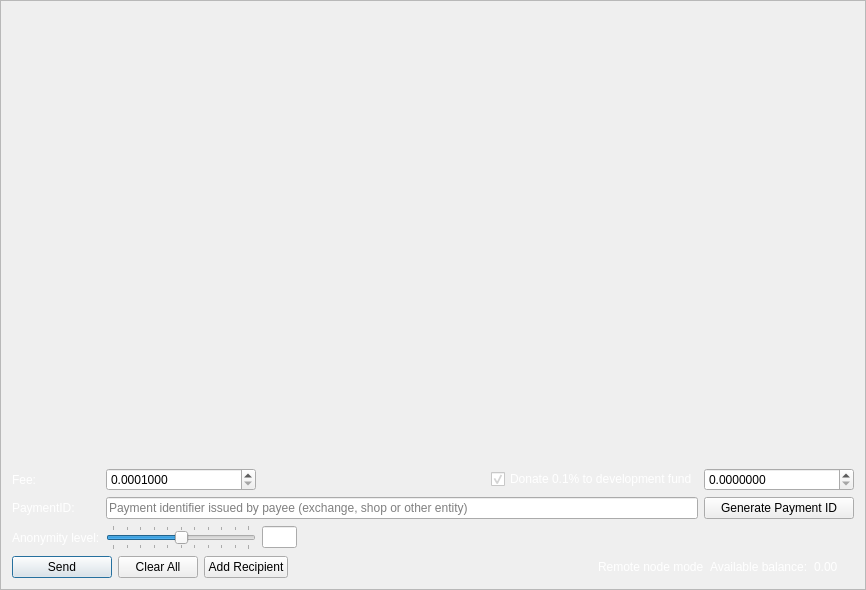
<?xml version="1.0" encoding="UTF-8"?>
<ui version="4.0">
 <class>SendFrame</class>
 <widget class="QFrame" name="SendFrame">
  <property name="geometry">
   <rect>
    <x>0</x>
    <y>0</y>
    <width>866</width>
    <height>590</height>
   </rect>
  </property>
  <property name="windowTitle">
   <string>Frame</string>
  </property>
  <property name="frameShape">
   <enum>QFrame::StyledPanel</enum>
  </property>
  <property name="frameShadow">
   <enum>QFrame::Raised</enum>
  </property>
  <layout class="QVBoxLayout" name="m_send_frame_main_layout">
   <item>
    <widget class="QScrollArea" name="m_transfersScrollarea">
     <property name="frameShape">
      <enum>QFrame::NoFrame</enum>
     </property>
     <property name="widgetResizable">
      <bool>true</bool>
     </property>
     <widget class="QWidget" name="scrollAreaWidgetContents">
      <property name="geometry">
       <rect>
        <x>0</x>
        <y>0</y>
        <width>846</width>
        <height>421</height>
       </rect>
      </property>
      <layout class="QVBoxLayout" name="m_send_frame_layout">
       <property name="margin">
        <number>0</number>
       </property>
       <item>
        <spacer name="verticalSpacer">
         <property name="orientation">
          <enum>Qt::Vertical</enum>
         </property>
         <property name="sizeHint" stdset="0">
          <size>
           <width>20</width>
           <height>445</height>
          </size>
         </property>
        </spacer>
       </item>
      </layout>
     </widget>
    </widget>
   </item>
   <item>
    <layout class="QGridLayout" name="gridLayout">
     <property name="topMargin">
      <number>5</number>
     </property>
     <item row="5" column="1">
      <widget class="QSlider" name="m_mixinSlider">
       <property name="maximumSize">
        <size>
         <width>150</width>
         <height>16777215</height>
        </size>
       </property>
       <property name="baseSize">
        <size>
         <width>200</width>
         <height>0</height>
        </size>
       </property>
       <property name="maximum">
        <number>10</number>
       </property>
       <property name="pageStep">
        <number>1</number>
       </property>
       <property name="value">
        <number>5</number>
       </property>
       <property name="sliderPosition">
        <number>5</number>
       </property>
       <property name="tracking">
        <bool>false</bool>
       </property>
       <property name="orientation">
        <enum>Qt::Horizontal</enum>
       </property>
       <property name="tickPosition">
        <enum>QSlider::TicksBothSides</enum>
       </property>
       <property name="tickInterval">
        <number>1</number>
       </property>
      </widget>
     </item>
     <item row="5" column="0">
      <widget class="QLabel" name="label_2">
       <property name="styleSheet">
        <string notr="true">color: rgb(255, 255, 255);</string>
       </property>
       <property name="text">
        <string>Anonymity level:</string>
       </property>
      </widget>
     </item>
     <item row="1" column="3">
      <widget class="QCheckBox" name="donateCheckBox">
       <property name="palette">
        <palette>
         <active>
          <colorrole role="WindowText">
           <brush brushstyle="SolidPattern">
            <color alpha="255">
             <red>255</red>
             <green>255</green>
             <blue>255</blue>
            </color>
           </brush>
          </colorrole>
          <colorrole role="Button">
           <brush brushstyle="SolidPattern">
            <color alpha="255">
             <red>255</red>
             <green>255</green>
             <blue>255</blue>
            </color>
           </brush>
          </colorrole>
          <colorrole role="Light">
           <brush brushstyle="SolidPattern">
            <color alpha="255">
             <red>255</red>
             <green>255</green>
             <blue>255</blue>
            </color>
           </brush>
          </colorrole>
          <colorrole role="Midlight">
           <brush brushstyle="SolidPattern">
            <color alpha="255">
             <red>255</red>
             <green>255</green>
             <blue>255</blue>
            </color>
           </brush>
          </colorrole>
          <colorrole role="Dark">
           <brush brushstyle="SolidPattern">
            <color alpha="255">
             <red>255</red>
             <green>255</green>
             <blue>255</blue>
            </color>
           </brush>
          </colorrole>
          <colorrole role="Mid">
           <brush brushstyle="SolidPattern">
            <color alpha="255">
             <red>255</red>
             <green>255</green>
             <blue>255</blue>
            </color>
           </brush>
          </colorrole>
          <colorrole role="Text">
           <brush brushstyle="SolidPattern">
            <color alpha="255">
             <red>255</red>
             <green>255</green>
             <blue>255</blue>
            </color>
           </brush>
          </colorrole>
          <colorrole role="BrightText">
           <brush brushstyle="SolidPattern">
            <color alpha="255">
             <red>255</red>
             <green>255</green>
             <blue>255</blue>
            </color>
           </brush>
          </colorrole>
          <colorrole role="ButtonText">
           <brush brushstyle="SolidPattern">
            <color alpha="255">
             <red>255</red>
             <green>255</green>
             <blue>255</blue>
            </color>
           </brush>
          </colorrole>
          <colorrole role="Base">
           <brush brushstyle="SolidPattern">
            <color alpha="255">
             <red>255</red>
             <green>255</green>
             <blue>255</blue>
            </color>
           </brush>
          </colorrole>
          <colorrole role="Window">
           <brush brushstyle="SolidPattern">
            <color alpha="255">
             <red>255</red>
             <green>255</green>
             <blue>255</blue>
            </color>
           </brush>
          </colorrole>
          <colorrole role="Shadow">
           <brush brushstyle="SolidPattern">
            <color alpha="255">
             <red>0</red>
             <green>0</green>
             <blue>0</blue>
            </color>
           </brush>
          </colorrole>
          <colorrole role="AlternateBase">
           <brush brushstyle="SolidPattern">
            <color alpha="255">
             <red>255</red>
             <green>255</green>
             <blue>255</blue>
            </color>
           </brush>
          </colorrole>
          <colorrole role="ToolTipBase">
           <brush brushstyle="SolidPattern">
            <color alpha="255">
             <red>255</red>
             <green>255</green>
             <blue>220</blue>
            </color>
           </brush>
          </colorrole>
          <colorrole role="ToolTipText">
           <brush brushstyle="SolidPattern">
            <color alpha="255">
             <red>0</red>
             <green>0</green>
             <blue>0</blue>
            </color>
           </brush>
          </colorrole>
         </active>
         <inactive>
          <colorrole role="WindowText">
           <brush brushstyle="SolidPattern">
            <color alpha="255">
             <red>255</red>
             <green>255</green>
             <blue>255</blue>
            </color>
           </brush>
          </colorrole>
          <colorrole role="Button">
           <brush brushstyle="SolidPattern">
            <color alpha="255">
             <red>255</red>
             <green>255</green>
             <blue>255</blue>
            </color>
           </brush>
          </colorrole>
          <colorrole role="Light">
           <brush brushstyle="SolidPattern">
            <color alpha="255">
             <red>255</red>
             <green>255</green>
             <blue>255</blue>
            </color>
           </brush>
          </colorrole>
          <colorrole role="Midlight">
           <brush brushstyle="SolidPattern">
            <color alpha="255">
             <red>255</red>
             <green>255</green>
             <blue>255</blue>
            </color>
           </brush>
          </colorrole>
          <colorrole role="Dark">
           <brush brushstyle="SolidPattern">
            <color alpha="255">
             <red>255</red>
             <green>255</green>
             <blue>255</blue>
            </color>
           </brush>
          </colorrole>
          <colorrole role="Mid">
           <brush brushstyle="SolidPattern">
            <color alpha="255">
             <red>255</red>
             <green>255</green>
             <blue>255</blue>
            </color>
           </brush>
          </colorrole>
          <colorrole role="Text">
           <brush brushstyle="SolidPattern">
            <color alpha="255">
             <red>255</red>
             <green>255</green>
             <blue>255</blue>
            </color>
           </brush>
          </colorrole>
          <colorrole role="BrightText">
           <brush brushstyle="SolidPattern">
            <color alpha="255">
             <red>255</red>
             <green>255</green>
             <blue>255</blue>
            </color>
           </brush>
          </colorrole>
          <colorrole role="ButtonText">
           <brush brushstyle="SolidPattern">
            <color alpha="255">
             <red>255</red>
             <green>255</green>
             <blue>255</blue>
            </color>
           </brush>
          </colorrole>
          <colorrole role="Base">
           <brush brushstyle="SolidPattern">
            <color alpha="255">
             <red>255</red>
             <green>255</green>
             <blue>255</blue>
            </color>
           </brush>
          </colorrole>
          <colorrole role="Window">
           <brush brushstyle="SolidPattern">
            <color alpha="255">
             <red>255</red>
             <green>255</green>
             <blue>255</blue>
            </color>
           </brush>
          </colorrole>
          <colorrole role="Shadow">
           <brush brushstyle="SolidPattern">
            <color alpha="255">
             <red>0</red>
             <green>0</green>
             <blue>0</blue>
            </color>
           </brush>
          </colorrole>
          <colorrole role="AlternateBase">
           <brush brushstyle="SolidPattern">
            <color alpha="255">
             <red>255</red>
             <green>255</green>
             <blue>255</blue>
            </color>
           </brush>
          </colorrole>
          <colorrole role="ToolTipBase">
           <brush brushstyle="SolidPattern">
            <color alpha="255">
             <red>255</red>
             <green>255</green>
             <blue>220</blue>
            </color>
           </brush>
          </colorrole>
          <colorrole role="ToolTipText">
           <brush brushstyle="SolidPattern">
            <color alpha="255">
             <red>0</red>
             <green>0</green>
             <blue>0</blue>
            </color>
           </brush>
          </colorrole>
         </inactive>
         <disabled>
          <colorrole role="WindowText">
           <brush brushstyle="SolidPattern">
            <color alpha="255">
             <red>255</red>
             <green>255</green>
             <blue>255</blue>
            </color>
           </brush>
          </colorrole>
          <colorrole role="Button">
           <brush brushstyle="SolidPattern">
            <color alpha="255">
             <red>255</red>
             <green>255</green>
             <blue>255</blue>
            </color>
           </brush>
          </colorrole>
          <colorrole role="Light">
           <brush brushstyle="SolidPattern">
            <color alpha="255">
             <red>255</red>
             <green>255</green>
             <blue>255</blue>
            </color>
           </brush>
          </colorrole>
          <colorrole role="Midlight">
           <brush brushstyle="SolidPattern">
            <color alpha="255">
             <red>255</red>
             <green>255</green>
             <blue>255</blue>
            </color>
           </brush>
          </colorrole>
          <colorrole role="Dark">
           <brush brushstyle="SolidPattern">
            <color alpha="255">
             <red>255</red>
             <green>255</green>
             <blue>255</blue>
            </color>
           </brush>
          </colorrole>
          <colorrole role="Mid">
           <brush brushstyle="SolidPattern">
            <color alpha="255">
             <red>255</red>
             <green>255</green>
             <blue>255</blue>
            </color>
           </brush>
          </colorrole>
          <colorrole role="Text">
           <brush brushstyle="SolidPattern">
            <color alpha="255">
             <red>255</red>
             <green>255</green>
             <blue>255</blue>
            </color>
           </brush>
          </colorrole>
          <colorrole role="BrightText">
           <brush brushstyle="SolidPattern">
            <color alpha="255">
             <red>255</red>
             <green>255</green>
             <blue>255</blue>
            </color>
           </brush>
          </colorrole>
          <colorrole role="ButtonText">
           <brush brushstyle="SolidPattern">
            <color alpha="255">
             <red>255</red>
             <green>255</green>
             <blue>255</blue>
            </color>
           </brush>
          </colorrole>
          <colorrole role="Base">
           <brush brushstyle="SolidPattern">
            <color alpha="255">
             <red>255</red>
             <green>255</green>
             <blue>255</blue>
            </color>
           </brush>
          </colorrole>
          <colorrole role="Window">
           <brush brushstyle="SolidPattern">
            <color alpha="255">
             <red>255</red>
             <green>255</green>
             <blue>255</blue>
            </color>
           </brush>
          </colorrole>
          <colorrole role="Shadow">
           <brush brushstyle="SolidPattern">
            <color alpha="255">
             <red>0</red>
             <green>0</green>
             <blue>0</blue>
            </color>
           </brush>
          </colorrole>
          <colorrole role="AlternateBase">
           <brush brushstyle="SolidPattern">
            <color alpha="255">
             <red>255</red>
             <green>255</green>
             <blue>255</blue>
            </color>
           </brush>
          </colorrole>
          <colorrole role="ToolTipBase">
           <brush brushstyle="SolidPattern">
            <color alpha="255">
             <red>255</red>
             <green>255</green>
             <blue>220</blue>
            </color>
           </brush>
          </colorrole>
          <colorrole role="ToolTipText">
           <brush brushstyle="SolidPattern">
            <color alpha="255">
             <red>0</red>
             <green>0</green>
             <blue>0</blue>
            </color>
           </brush>
          </colorrole>
         </disabled>
        </palette>
       </property>
       <property name="styleSheet">
        <string notr="true"/>
       </property>
       <property name="text">
        <string>Donate 0.1% to development fund</string>
       </property>
       <property name="checkable">
        <bool>true</bool>
       </property>
       <property name="checked">
        <bool>true</bool>
       </property>
       <property name="tristate">
        <bool>false</bool>
       </property>
      </widget>
     </item>
     <item row="1" column="0">
      <widget class="QLabel" name="label">
       <property name="styleSheet">
        <string notr="true">color:rgb(255, 255, 255)</string>
       </property>
       <property name="text">
        <string>Fee:</string>
       </property>
      </widget>
     </item>
     <item row="3" column="0">
      <widget class="QLabel" name="label_6">
       <property name="styleSheet">
        <string notr="true">color:rgb(255, 255, 255)</string>
       </property>
       <property name="text">
        <string>PaymentID:</string>
       </property>
      </widget>
     </item>
     <item row="5" column="2">
      <widget class="QLineEdit" name="m_mixinEdit">
       <property name="minimumSize">
        <size>
         <width>35</width>
         <height>0</height>
        </size>
       </property>
       <property name="maximumSize">
        <size>
         <width>30</width>
         <height>16777215</height>
        </size>
       </property>
       <property name="text">
        <string notr="true"/>
       </property>
       <property name="maxLength">
        <number>5</number>
       </property>
       <property name="alignment">
        <set>Qt::AlignCenter</set>
       </property>
       <property name="readOnly">
        <bool>true</bool>
       </property>
      </widget>
     </item>
     <item row="3" column="1" colspan="3">
      <widget class="QLineEdit" name="m_paymentIdEdit">
       <property name="maxLength">
        <number>64</number>
       </property>
       <property name="placeholderText">
        <string>Payment identifier issued by payee (exchange, shop or other entity)</string>
       </property>
      </widget>
     </item>
     <item row="1" column="1">
      <widget class="QDoubleSpinBox" name="m_feeSpin">
       <property name="minimumSize">
        <size>
         <width>150</width>
         <height>0</height>
        </size>
       </property>
       <property name="baseSize">
        <size>
         <width>150</width>
         <height>0</height>
        </size>
       </property>
       <property name="cursor">
        <cursorShape>IBeamCursor</cursorShape>
       </property>
       <property name="locale">
        <locale language="English" country="UnitedStates"/>
       </property>
       <property name="suffix">
        <string/>
       </property>
       <property name="decimals">
        <number>7</number>
       </property>
       <property name="minimum">
        <double>0.000100000000000</double>
       </property>
       <property name="maximum">
        <double>9999999.000000000000000</double>
       </property>
       <property name="singleStep">
        <double>0.000100000000000</double>
       </property>
       <property name="value">
        <double>0.000100000000000</double>
       </property>
      </widget>
     </item>
     <item row="3" column="4">
      <widget class="QPushButton" name="m_generatePaymentIdButton">
       <property name="sizePolicy">
        <sizepolicy hsizetype="Preferred" vsizetype="Fixed">
         <horstretch>0</horstretch>
         <verstretch>0</verstretch>
        </sizepolicy>
       </property>
       <property name="maximumSize">
        <size>
         <width>200</width>
         <height>16777215</height>
        </size>
       </property>
       <property name="text">
        <string>Generate Payment ID</string>
       </property>
      </widget>
     </item>
     <item row="1" column="4">
      <widget class="QDoubleSpinBox" name="m_donateSpin">
       <property name="minimumSize">
        <size>
         <width>150</width>
         <height>0</height>
        </size>
       </property>
       <property name="maximumSize">
        <size>
         <width>16777215</width>
         <height>16777215</height>
        </size>
       </property>
       <property name="baseSize">
        <size>
         <width>150</width>
         <height>0</height>
        </size>
       </property>
       <property name="cursor">
        <cursorShape>IBeamCursor</cursorShape>
       </property>
       <property name="locale">
        <locale language="English" country="UnitedStates"/>
       </property>
       <property name="decimals">
        <number>7</number>
       </property>
       <property name="maximum">
        <double>9999999.000000000000000</double>
       </property>
       <property name="singleStep">
        <double>0.100000000000000</double>
       </property>
      </widget>
     </item>
     <item row="1" column="2">
      <spacer name="horizontalSpacer">
       <property name="orientation">
        <enum>Qt::Horizontal</enum>
       </property>
       <property name="sizeType">
        <enum>QSizePolicy::Expanding</enum>
       </property>
       <property name="sizeHint" stdset="0">
        <size>
         <width>100</width>
         <height>20</height>
        </size>
       </property>
      </spacer>
     </item>
    </layout>
   </item>
   <item>
    <layout class="QHBoxLayout" name="horizontalLayout">
     <item>
      <widget class="QPushButton" name="m_sendButton">
       <property name="minimumSize">
        <size>
         <width>100</width>
         <height>0</height>
        </size>
       </property>
       <property name="cursor">
        <cursorShape>PointingHandCursor</cursorShape>
       </property>
       <property name="focusPolicy">
        <enum>Qt::StrongFocus</enum>
       </property>
       <property name="styleSheet">
        <string notr="true"/>
       </property>
       <property name="text">
        <string>Send</string>
       </property>
       <property name="icon">
        <iconset resource="../../resources.qrc">
         <normaloff>:/icons/btn-send</normaloff>:/icons/btn-send</iconset>
       </property>
       <property name="default">
        <bool>true</bool>
       </property>
      </widget>
     </item>
     <item>
      <widget class="QPushButton" name="m_clearAllButton">
       <property name="text">
        <string>Clear All</string>
       </property>
       <property name="icon">
        <iconset resource="../../resources.qrc">
         <normaloff>:/icons/remove</normaloff>:/icons/remove</iconset>
       </property>
      </widget>
     </item>
     <item>
      <widget class="QPushButton" name="m_addRecipientButton">
       <property name="text">
        <string>Add Recipient</string>
       </property>
       <property name="icon">
        <iconset resource="../../resources.qrc">
         <normaloff>:/icons/add_recepient</normaloff>:/icons/add_recepient</iconset>
       </property>
      </widget>
     </item>
     <item>
      <spacer name="horizontalSpacer_2">
       <property name="orientation">
        <enum>Qt::Horizontal</enum>
       </property>
       <property name="sizeHint" stdset="0">
        <size>
         <width>40</width>
         <height>20</height>
        </size>
       </property>
      </spacer>
     </item>
     <item>
      <widget class="QLabel" name="m_remote_label">
       <property name="font">
        <font>
         <weight>50</weight>
         <bold>false</bold>
        </font>
       </property>
       <property name="toolTip">
        <string>Wallet is connected through remote node. Additional 0.25% fee will be applied.</string>
       </property>
       <property name="styleSheet">
        <string notr="true">color:rgb(255, 255, 255)</string>
       </property>
       <property name="text">
        <string>Remote node mode</string>
       </property>
      </widget>
     </item>
     <item>
      <widget class="QLabel" name="label_4">
       <property name="styleSheet">
        <string notr="true">color:rgb(255, 255, 255)</string>
       </property>
       <property name="text">
        <string>Available balance:</string>
       </property>
      </widget>
     </item>
     <item>
      <widget class="QLabel" name="m_balanceLabel">
       <property name="styleSheet">
        <string notr="true">color:rgb(255, 255, 255)</string>
       </property>
       <property name="text">
        <string notr="true">0.00 </string>
       </property>
      </widget>
     </item>
     <item>
      <widget class="QLabel" name="m_tickerLabel">
       <property name="text">
        <string notr="true"/>
       </property>
      </widget>
     </item>
    </layout>
   </item>
  </layout>
 </widget>
 <tabstops>
  <tabstop>m_feeSpin</tabstop>
  <tabstop>donateCheckBox</tabstop>
  <tabstop>m_donateSpin</tabstop>
  <tabstop>m_paymentIdEdit</tabstop>
  <tabstop>m_mixinSlider</tabstop>
  <tabstop>m_mixinEdit</tabstop>
  <tabstop>m_sendButton</tabstop>
  <tabstop>m_clearAllButton</tabstop>
  <tabstop>m_addRecipientButton</tabstop>
  <tabstop>m_transfersScrollarea</tabstop>
 </tabstops>
 <resources>
  <include location="../../resources.qrc"/>
 </resources>
 <connections>
  <connection>
   <sender>m_addRecipientButton</sender>
   <signal>clicked()</signal>
   <receiver>SendFrame</receiver>
   <slot>addRecipientClicked()</slot>
   <hints>
    <hint type="sourcelabel">
     <x>282</x>
     <y>561</y>
    </hint>
    <hint type="destinationlabel">
     <x>432</x>
     <y>294</y>
    </hint>
   </hints>
  </connection>
  <connection>
   <sender>m_clearAllButton</sender>
   <signal>clicked()</signal>
   <receiver>SendFrame</receiver>
   <slot>clearAllClicked()</slot>
   <hints>
    <hint type="sourcelabel">
     <x>154</x>
     <y>561</y>
    </hint>
    <hint type="destinationlabel">
     <x>432</x>
     <y>294</y>
    </hint>
   </hints>
  </connection>
  <connection>
   <sender>m_sendButton</sender>
   <signal>clicked()</signal>
   <receiver>SendFrame</receiver>
   <slot>sendClicked()</slot>
   <hints>
    <hint type="sourcelabel">
     <x>53</x>
     <y>561</y>
    </hint>
    <hint type="destinationlabel">
     <x>432</x>
     <y>294</y>
    </hint>
   </hints>
  </connection>
  <connection>
   <sender>m_mixinSlider</sender>
   <signal>valueChanged(int)</signal>
   <receiver>SendFrame</receiver>
   <slot>mixinValueChanged(int)</slot>
   <hints>
    <hint type="sourcelabel">
     <x>221</x>
     <y>520</y>
    </hint>
    <hint type="destinationlabel">
     <x>432</x>
     <y>294</y>
    </hint>
   </hints>
  </connection>
  <connection>
   <sender>m_generatePaymentIdButton</sender>
   <signal>clicked()</signal>
   <receiver>SendFrame</receiver>
   <slot>generatePaymentIdClicked()</slot>
   <hints>
    <hint type="sourcelabel">
     <x>748</x>
     <y>497</y>
    </hint>
    <hint type="destinationlabel">
     <x>432</x>
     <y>294</y>
    </hint>
   </hints>
  </connection>
 </connections>
 <slots>
  <slot>sendClicked()</slot>
  <slot>clearAllClicked()</slot>
  <slot>addRecipientClicked()</slot>
  <slot>mixinValueChanged(int)</slot>
 </slots>
</ui>
